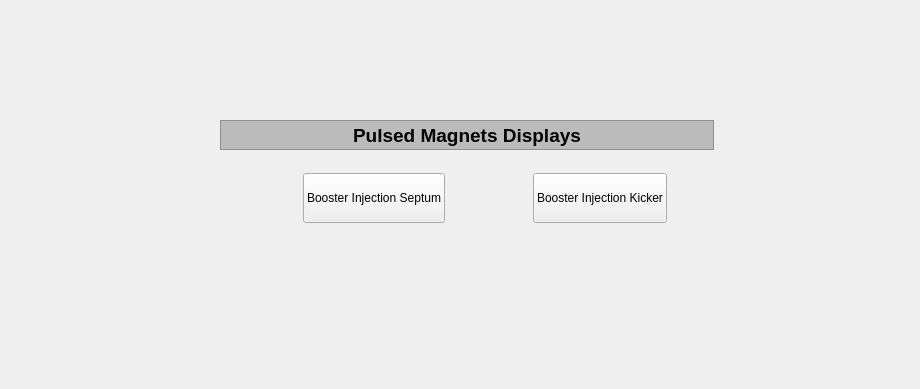
<?xml version="1.0" encoding="UTF-8"?>
<ui version="4.0">
 <class>Form</class>
 <widget class="QWidget" name="Form">
  <property name="geometry">
   <rect>
    <x>0</x>
    <y>0</y>
    <width>920</width>
    <height>389</height>
   </rect>
  </property>
  <property name="windowTitle">
   <string>Form</string>
  </property>
  <widget class="QWidget" name="gridLayoutWidget">
   <property name="geometry">
    <rect>
     <x>220</x>
     <y>120</y>
     <width>494</width>
     <height>120</height>
    </rect>
   </property>
   <layout class="QGridLayout" name="gridLayout">
    <item row="3" column="2">
     <spacer name="verticalSpacer_2">
      <property name="orientation">
       <enum>Qt::Vertical</enum>
      </property>
      <property name="sizeHint" stdset="0">
       <size>
        <width>20</width>
        <height>10</height>
       </size>
      </property>
     </spacer>
    </item>
    <item row="2" column="5">
     <widget class="PyDMRelatedDisplayButton" name="septum_2">
      <property name="minimumSize">
       <size>
        <width>0</width>
        <height>50</height>
       </size>
      </property>
      <property name="toolTip">
       <string/>
      </property>
      <property name="text">
       <string>Booster Injection Kicker</string>
      </property>
      <property name="showIcon" stdset="0">
       <bool>false</bool>
      </property>
      <property name="displayFilename" stdset="0">
       <string>../ui/kicker.ui</string>
      </property>
      <property name="macros" stdset="0">
       <string>{&quot;ps_voltage&quot;:&quot;10 kV&quot;, &quot;pv_prefix&quot;:&quot;BO-01D:PU-InjKckr&quot;}</string>
      </property>
      <property name="openInNewWindow" stdset="0">
       <bool>false</bool>
      </property>
     </widget>
    </item>
    <item row="2" column="1">
     <widget class="PyDMByteIndicator" name="PyDMByteIndicator" native="true">
      <property name="minimumSize">
       <size>
        <width>30</width>
        <height>30</height>
       </size>
      </property>
      <property name="toolTip">
       <string/>
      </property>
      <property name="channel" stdset="0">
       <string>ca://TB-04:PU-InjSept:OnOff</string>
      </property>
      <property name="showLabels" stdset="0">
       <bool>false</bool>
      </property>
      <property name="circles" stdset="0">
       <bool>true</bool>
      </property>
     </widget>
    </item>
    <item row="2" column="3">
     <spacer name="horizontalSpacer">
      <property name="orientation">
       <enum>Qt::Horizontal</enum>
      </property>
      <property name="sizeHint" stdset="0">
       <size>
        <width>40</width>
        <height>20</height>
       </size>
      </property>
     </spacer>
    </item>
    <item row="2" column="2">
     <widget class="PyDMRelatedDisplayButton" name="septum">
      <property name="minimumSize">
       <size>
        <width>0</width>
        <height>50</height>
       </size>
      </property>
      <property name="toolTip">
       <string/>
      </property>
      <property name="text">
       <string>Booster Injection Septum</string>
      </property>
      <property name="showIcon" stdset="0">
       <bool>false</bool>
      </property>
      <property name="displayFilename" stdset="0">
       <string>../ui/septum.ui</string>
      </property>
      <property name="macros" stdset="0">
       <string>{&quot;ps_voltage&quot;:&quot;1 kV&quot;, &quot;pv_prefix&quot;:&quot;TB-04:PU-InjSept&quot;}</string>
      </property>
      <property name="openInNewWindow" stdset="0">
       <bool>false</bool>
      </property>
     </widget>
    </item>
    <item row="2" column="0">
     <spacer name="horizontalSpacer_2">
      <property name="orientation">
       <enum>Qt::Horizontal</enum>
      </property>
      <property name="sizeHint" stdset="0">
       <size>
        <width>10</width>
        <height>20</height>
       </size>
      </property>
     </spacer>
    </item>
    <item row="1" column="2">
     <spacer name="verticalSpacer">
      <property name="orientation">
       <enum>Qt::Vertical</enum>
      </property>
      <property name="sizeHint" stdset="0">
       <size>
        <width>20</width>
        <height>10</height>
       </size>
      </property>
     </spacer>
    </item>
    <item row="2" column="4">
     <widget class="PyDMByteIndicator" name="PyDMByteIndicator_2" native="true">
      <property name="minimumSize">
       <size>
        <width>30</width>
        <height>30</height>
       </size>
      </property>
      <property name="toolTip">
       <string/>
      </property>
      <property name="channel" stdset="0">
       <string>ca://BO-01D:PU-InjKckr:OnOff</string>
      </property>
      <property name="showLabels" stdset="0">
       <bool>false</bool>
      </property>
      <property name="circles" stdset="0">
       <bool>true</bool>
      </property>
     </widget>
    </item>
    <item row="2" column="6">
     <spacer name="horizontalSpacer_3">
      <property name="orientation">
       <enum>Qt::Horizontal</enum>
      </property>
      <property name="sizeHint" stdset="0">
       <size>
        <width>10</width>
        <height>20</height>
       </size>
      </property>
     </spacer>
    </item>
    <item row="0" column="0" colspan="7">
     <widget class="QLabel" name="label_312">
      <property name="minimumSize">
       <size>
        <width>0</width>
        <height>30</height>
       </size>
      </property>
      <property name="maximumSize">
       <size>
        <width>16777215</width>
        <height>30</height>
       </size>
      </property>
      <property name="palette">
       <palette>
        <active>
         <colorrole role="WindowText">
          <brush brushstyle="SolidPattern">
           <color alpha="255">
            <red>0</red>
            <green>0</green>
            <blue>0</blue>
           </color>
          </brush>
         </colorrole>
         <colorrole role="Button">
          <brush brushstyle="SolidPattern">
           <color alpha="255">
            <red>187</red>
            <green>187</green>
            <blue>187</blue>
           </color>
          </brush>
         </colorrole>
         <colorrole role="Light">
          <brush brushstyle="SolidPattern">
           <color alpha="255">
            <red>255</red>
            <green>255</green>
            <blue>255</blue>
           </color>
          </brush>
         </colorrole>
         <colorrole role="Midlight">
          <brush brushstyle="SolidPattern">
           <color alpha="255">
            <red>221</red>
            <green>221</green>
            <blue>221</blue>
           </color>
          </brush>
         </colorrole>
         <colorrole role="Dark">
          <brush brushstyle="SolidPattern">
           <color alpha="255">
            <red>93</red>
            <green>93</green>
            <blue>93</blue>
           </color>
          </brush>
         </colorrole>
         <colorrole role="Mid">
          <brush brushstyle="SolidPattern">
           <color alpha="255">
            <red>125</red>
            <green>125</green>
            <blue>125</blue>
           </color>
          </brush>
         </colorrole>
         <colorrole role="Text">
          <brush brushstyle="SolidPattern">
           <color alpha="255">
            <red>0</red>
            <green>0</green>
            <blue>0</blue>
           </color>
          </brush>
         </colorrole>
         <colorrole role="BrightText">
          <brush brushstyle="SolidPattern">
           <color alpha="255">
            <red>255</red>
            <green>255</green>
            <blue>255</blue>
           </color>
          </brush>
         </colorrole>
         <colorrole role="ButtonText">
          <brush brushstyle="SolidPattern">
           <color alpha="255">
            <red>0</red>
            <green>0</green>
            <blue>0</blue>
           </color>
          </brush>
         </colorrole>
         <colorrole role="Base">
          <brush brushstyle="SolidPattern">
           <color alpha="255">
            <red>255</red>
            <green>255</green>
            <blue>255</blue>
           </color>
          </brush>
         </colorrole>
         <colorrole role="Window">
          <brush brushstyle="SolidPattern">
           <color alpha="255">
            <red>187</red>
            <green>187</green>
            <blue>187</blue>
           </color>
          </brush>
         </colorrole>
         <colorrole role="Shadow">
          <brush brushstyle="SolidPattern">
           <color alpha="255">
            <red>0</red>
            <green>0</green>
            <blue>0</blue>
           </color>
          </brush>
         </colorrole>
         <colorrole role="AlternateBase">
          <brush brushstyle="SolidPattern">
           <color alpha="255">
            <red>221</red>
            <green>221</green>
            <blue>221</blue>
           </color>
          </brush>
         </colorrole>
         <colorrole role="ToolTipBase">
          <brush brushstyle="SolidPattern">
           <color alpha="255">
            <red>255</red>
            <green>255</green>
            <blue>220</blue>
           </color>
          </brush>
         </colorrole>
         <colorrole role="ToolTipText">
          <brush brushstyle="SolidPattern">
           <color alpha="255">
            <red>0</red>
            <green>0</green>
            <blue>0</blue>
           </color>
          </brush>
         </colorrole>
        </active>
        <inactive>
         <colorrole role="WindowText">
          <brush brushstyle="SolidPattern">
           <color alpha="255">
            <red>0</red>
            <green>0</green>
            <blue>0</blue>
           </color>
          </brush>
         </colorrole>
         <colorrole role="Button">
          <brush brushstyle="SolidPattern">
           <color alpha="255">
            <red>187</red>
            <green>187</green>
            <blue>187</blue>
           </color>
          </brush>
         </colorrole>
         <colorrole role="Light">
          <brush brushstyle="SolidPattern">
           <color alpha="255">
            <red>255</red>
            <green>255</green>
            <blue>255</blue>
           </color>
          </brush>
         </colorrole>
         <colorrole role="Midlight">
          <brush brushstyle="SolidPattern">
           <color alpha="255">
            <red>221</red>
            <green>221</green>
            <blue>221</blue>
           </color>
          </brush>
         </colorrole>
         <colorrole role="Dark">
          <brush brushstyle="SolidPattern">
           <color alpha="255">
            <red>93</red>
            <green>93</green>
            <blue>93</blue>
           </color>
          </brush>
         </colorrole>
         <colorrole role="Mid">
          <brush brushstyle="SolidPattern">
           <color alpha="255">
            <red>125</red>
            <green>125</green>
            <blue>125</blue>
           </color>
          </brush>
         </colorrole>
         <colorrole role="Text">
          <brush brushstyle="SolidPattern">
           <color alpha="255">
            <red>0</red>
            <green>0</green>
            <blue>0</blue>
           </color>
          </brush>
         </colorrole>
         <colorrole role="BrightText">
          <brush brushstyle="SolidPattern">
           <color alpha="255">
            <red>255</red>
            <green>255</green>
            <blue>255</blue>
           </color>
          </brush>
         </colorrole>
         <colorrole role="ButtonText">
          <brush brushstyle="SolidPattern">
           <color alpha="255">
            <red>0</red>
            <green>0</green>
            <blue>0</blue>
           </color>
          </brush>
         </colorrole>
         <colorrole role="Base">
          <brush brushstyle="SolidPattern">
           <color alpha="255">
            <red>255</red>
            <green>255</green>
            <blue>255</blue>
           </color>
          </brush>
         </colorrole>
         <colorrole role="Window">
          <brush brushstyle="SolidPattern">
           <color alpha="255">
            <red>187</red>
            <green>187</green>
            <blue>187</blue>
           </color>
          </brush>
         </colorrole>
         <colorrole role="Shadow">
          <brush brushstyle="SolidPattern">
           <color alpha="255">
            <red>0</red>
            <green>0</green>
            <blue>0</blue>
           </color>
          </brush>
         </colorrole>
         <colorrole role="AlternateBase">
          <brush brushstyle="SolidPattern">
           <color alpha="255">
            <red>221</red>
            <green>221</green>
            <blue>221</blue>
           </color>
          </brush>
         </colorrole>
         <colorrole role="ToolTipBase">
          <brush brushstyle="SolidPattern">
           <color alpha="255">
            <red>255</red>
            <green>255</green>
            <blue>220</blue>
           </color>
          </brush>
         </colorrole>
         <colorrole role="ToolTipText">
          <brush brushstyle="SolidPattern">
           <color alpha="255">
            <red>0</red>
            <green>0</green>
            <blue>0</blue>
           </color>
          </brush>
         </colorrole>
        </inactive>
        <disabled>
         <colorrole role="WindowText">
          <brush brushstyle="SolidPattern">
           <color alpha="255">
            <red>93</red>
            <green>93</green>
            <blue>93</blue>
           </color>
          </brush>
         </colorrole>
         <colorrole role="Button">
          <brush brushstyle="SolidPattern">
           <color alpha="255">
            <red>187</red>
            <green>187</green>
            <blue>187</blue>
           </color>
          </brush>
         </colorrole>
         <colorrole role="Light">
          <brush brushstyle="SolidPattern">
           <color alpha="255">
            <red>255</red>
            <green>255</green>
            <blue>255</blue>
           </color>
          </brush>
         </colorrole>
         <colorrole role="Midlight">
          <brush brushstyle="SolidPattern">
           <color alpha="255">
            <red>221</red>
            <green>221</green>
            <blue>221</blue>
           </color>
          </brush>
         </colorrole>
         <colorrole role="Dark">
          <brush brushstyle="SolidPattern">
           <color alpha="255">
            <red>93</red>
            <green>93</green>
            <blue>93</blue>
           </color>
          </brush>
         </colorrole>
         <colorrole role="Mid">
          <brush brushstyle="SolidPattern">
           <color alpha="255">
            <red>125</red>
            <green>125</green>
            <blue>125</blue>
           </color>
          </brush>
         </colorrole>
         <colorrole role="Text">
          <brush brushstyle="SolidPattern">
           <color alpha="255">
            <red>93</red>
            <green>93</green>
            <blue>93</blue>
           </color>
          </brush>
         </colorrole>
         <colorrole role="BrightText">
          <brush brushstyle="SolidPattern">
           <color alpha="255">
            <red>255</red>
            <green>255</green>
            <blue>255</blue>
           </color>
          </brush>
         </colorrole>
         <colorrole role="ButtonText">
          <brush brushstyle="SolidPattern">
           <color alpha="255">
            <red>93</red>
            <green>93</green>
            <blue>93</blue>
           </color>
          </brush>
         </colorrole>
         <colorrole role="Base">
          <brush brushstyle="SolidPattern">
           <color alpha="255">
            <red>187</red>
            <green>187</green>
            <blue>187</blue>
           </color>
          </brush>
         </colorrole>
         <colorrole role="Window">
          <brush brushstyle="SolidPattern">
           <color alpha="255">
            <red>187</red>
            <green>187</green>
            <blue>187</blue>
           </color>
          </brush>
         </colorrole>
         <colorrole role="Shadow">
          <brush brushstyle="SolidPattern">
           <color alpha="255">
            <red>0</red>
            <green>0</green>
            <blue>0</blue>
           </color>
          </brush>
         </colorrole>
         <colorrole role="AlternateBase">
          <brush brushstyle="SolidPattern">
           <color alpha="255">
            <red>187</red>
            <green>187</green>
            <blue>187</blue>
           </color>
          </brush>
         </colorrole>
         <colorrole role="ToolTipBase">
          <brush brushstyle="SolidPattern">
           <color alpha="255">
            <red>255</red>
            <green>255</green>
            <blue>220</blue>
           </color>
          </brush>
         </colorrole>
         <colorrole role="ToolTipText">
          <brush brushstyle="SolidPattern">
           <color alpha="255">
            <red>0</red>
            <green>0</green>
            <blue>0</blue>
           </color>
          </brush>
         </colorrole>
        </disabled>
       </palette>
      </property>
      <property name="font">
       <font>
        <family>Cantarell</family>
        <pointsize>14</pointsize>
        <weight>75</weight>
        <bold>true</bold>
       </font>
      </property>
      <property name="autoFillBackground">
       <bool>true</bool>
      </property>
      <property name="frameShape">
       <enum>QFrame::StyledPanel</enum>
      </property>
      <property name="text">
       <string>Pulsed Magnets Displays</string>
      </property>
      <property name="alignment">
       <set>Qt::AlignCenter</set>
      </property>
     </widget>
    </item>
   </layout>
  </widget>
 </widget>
 <customwidgets>
  <customwidget>
   <class>PyDMByteIndicator</class>
   <extends>QWidget</extends>
   <header>pydm.widgets.byte</header>
  </customwidget>
  <customwidget>
   <class>PyDMRelatedDisplayButton</class>
   <extends>QPushButton</extends>
   <header>pydm.widgets.related_display_button</header>
  </customwidget>
 </customwidgets>
 <resources/>
 <connections/>
</ui>
